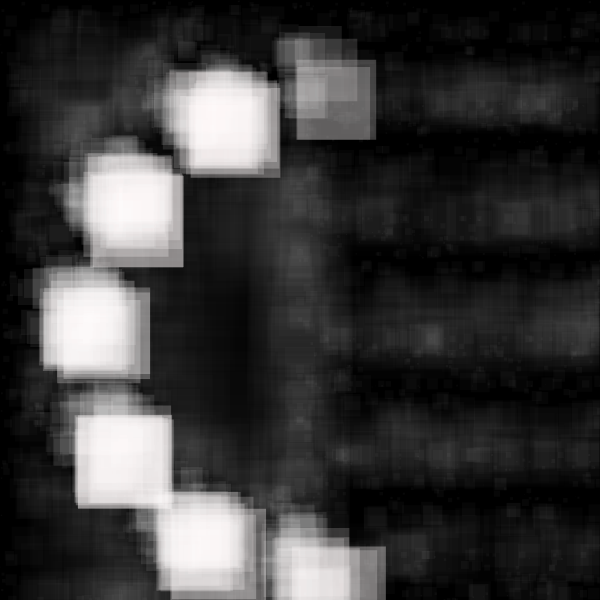
Frame 1 (no input)
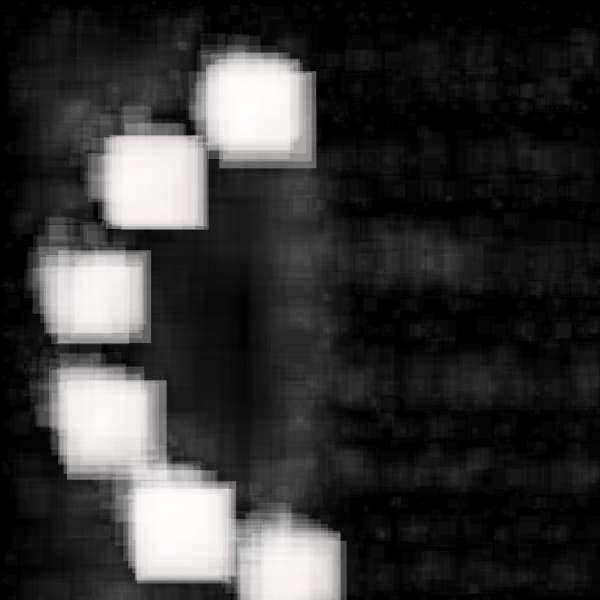
Frame 60 (no input)
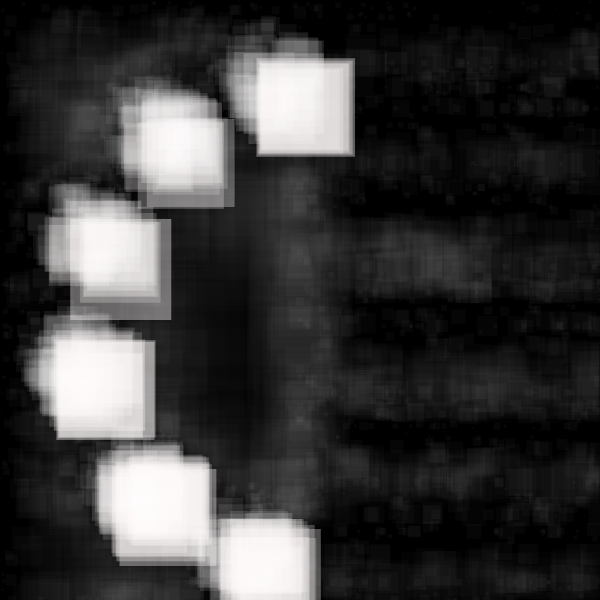
Frame 120 (the mouse pressed at the canvas centre since frame 60)

The p5.js sketch that drew these frames (run headless with seeded random() and noise() and a simulated clock; from frame 60 on, the mouse is pressed at the canvas centre):

// p5.js sketch
// ── sketch.js
//forked from  kyami 

let moverSystems = [];
let num = 10;
let cells, cols, rows;
let offset, margin;
let cellW, cellH;
let bg;
let graphics;



function setup() {
  w = 600;
  var canvas;
    if(windowWidth>=600 && windowHeight >=600){
      canvas = createCanvas(600, 600);
    }
    else{
      canvas = createCanvas(windowWidth, windowHeight - 100);
    }

  var x = (windowWidth - width) / 2;
  var y = (windowHeight - height) / 2;

  canvas.position(x, y);
  background(0);
  noStroke();


}


function draw() {
  let t = frameCount * 0.02;
  randomSeed(3);
  background(0);
  for (let i=0; i < 3000; i++) {
    let x = random(width); let y = random(width);
    let r = width/2 - max(abs(x-width/2),abs(y-width/2));

    for (let j=0; j < 12; j++) {
      let sx = width/2+245*cos(-j*0.52+t);
      let sy = width/2+245*sin(-j*0.52+t);
      let s = 50;
      if (x < width/2) {
        r = min(r,dist(x,y,sx,sy)-s-2);
      } else {
          r = min(r, min(abs(sy-s-y),abs(sy+s-y))-1);
      }
    }

    
    r = min(r, abs(width/2-x));
    
    let c = color('#FFF9F9');
    c.setAlpha(8*exp(-r/20.0));
    fill(c);
    rect(x,y,r*2, r*2);
  }
}
